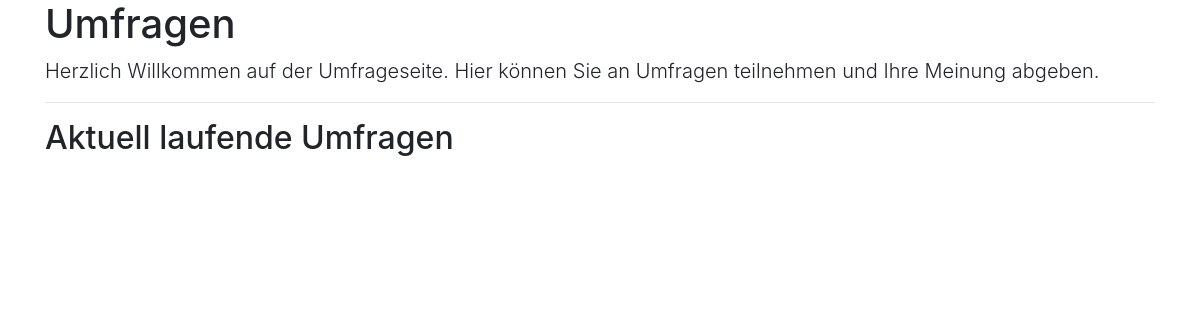
/, run on an earlier commit of the app's database.
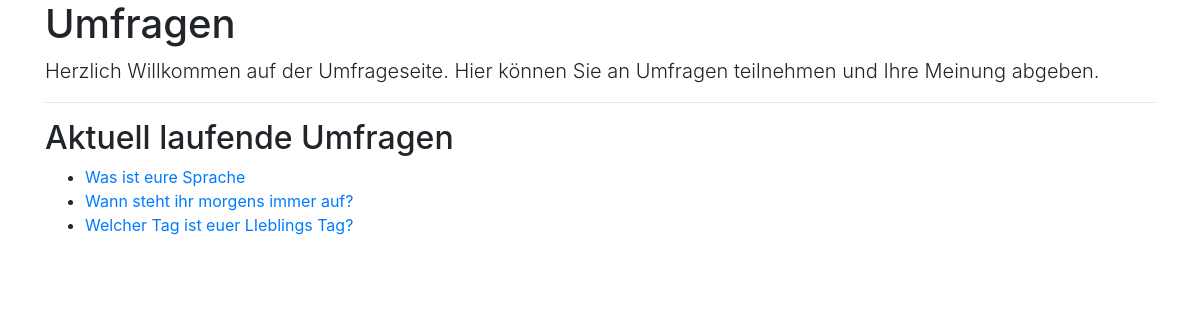
And on a later commit of the database.
### polls/models.py (models this page shows, shortened)
class Poll(models.Model):
    name = models.CharField(max_length=256)
    slug = models.SlugField(unique=True)

### polls/views.py (the view)
# urls.py: path('', index, name='index'),
def index(request):
    context = {
        'umfragen': Poll.objects.all(),
        'title': "Umfragen",
    }
    return render(request, 'polls/index.html', context)

### polls/templates/polls/index.html
{% extends 'polls/base.html' %}
{% block content %}
<h1>{{ title }}</h1>
<p class="lead">
    Herzlich Willkommen auf der Umfrageseite. Hier können Sie an Umfragen teilnehmen und Ihre Meinung abgeben.
</p>
<hr>
<h2>Aktuell laufende Umfragen</h2>
    {% if umfragen %}
        <ul>
            {% for umfrage in umfragen %}
                <li>
                   <a href="{% url 'umfrage_deteil' umfrage.slug %}"> {{ umfrage.name }}</a>
                </li>
            {% endfor %}
        </ul>
    {% endif %}
{% endblock %}

What changed in the data, as far as the page shows it:
added Poll: name "Was ist eure Sprache"
added Poll: name "Wann steht ihr morgens immer auf?"
added Poll: name "Welcher Tag ist euer LIeblings Tag?"
